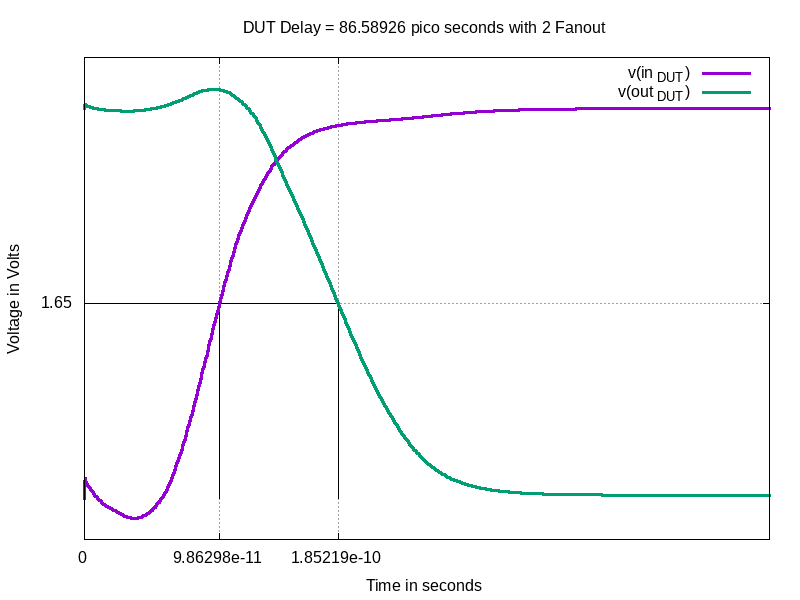

Generate this figure with gnuplot:
set terminal X11 noenhanced
set title "DUT Delay = 86.58926 pico seconds with 2 Fanout"
set xlabel "Time in seconds"
set ylabel "Voltage in Volts"
set grid
unset logscale x 
targ=  1.852191e-10 
trig=  9.862984e-11

set xrange [0.000000e+00:0.5000000e-9]
unset logscale y 
set yrange [-3.436647e-01:3.732676e+00]
set xtics 1
#set x2tics 1
#set ytics 1.65
#set y2tics 1
 
set arrow from targ,0 to targ,1.65 nohead
set arrow from trig,0 to trig,1.65 nohead
set arrow from 0,1.65 to targ,1.65 nohead
set arrow from 0,1.65 to trig,1.65 nohead

set xtics add (targ)
set xtics add (trig)
set ytics (1.65)

set format y "%g"
set format x "%g"
plot 'delay.data' using 1:2 with lines lw 3 title "v(in_{DUT})",\
'delay.data' using 3:4 with lines lw 3 title "v(out_{DUT})"
set terminal push
set term png size 800,600 
set output "delay.png"
replot
set term pop
replot
